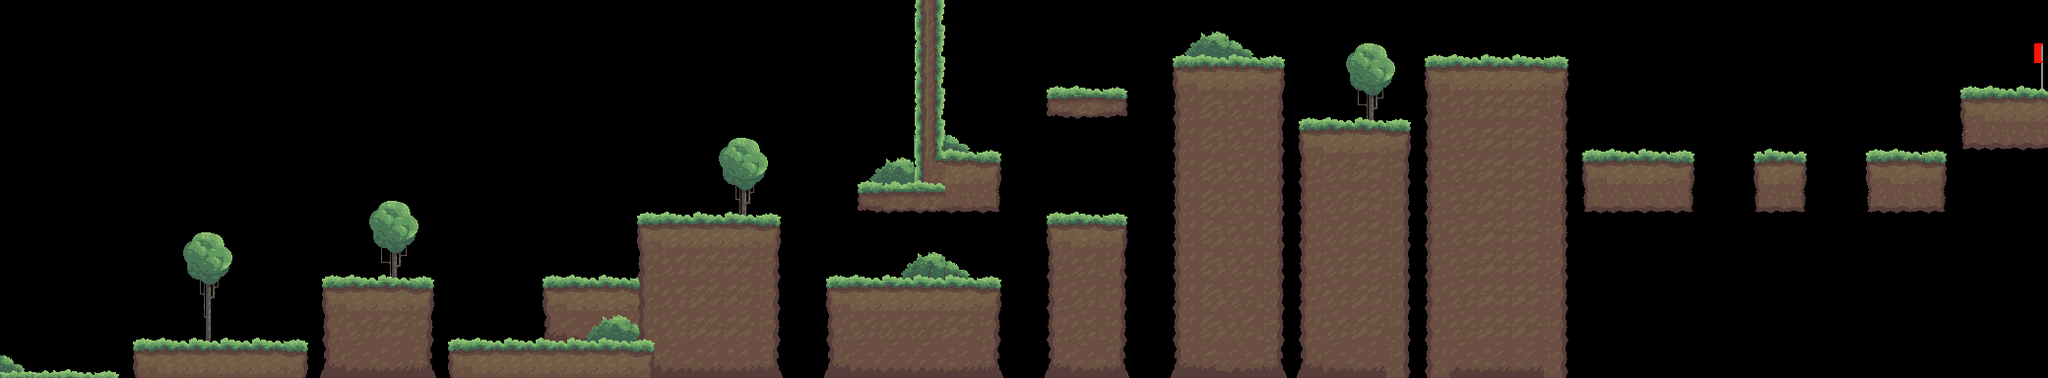

This is a level from a 2D game, rendered from its Tiled map with the project's own tilesets. A one-line summary and the map file follow, with tile-layer data summarised:
An orthogonal 65x12 tile map with 32x32 px tiles, 4 tile layers (Ground 3, Copiar desde Bushes and trees, Ground 2, Ground 1) and 21 objects (17x floor, 2x jumpable, player_start_pos, end).

<map version="1.0" orientation="orthogonal" renderorder="right-down" width="65" height="12" tilewidth="32" tileheight="32" nextobjectid="50">
 <tileset firstgid="1" name="tileset" tilewidth="32" tileheight="32" tilecount="232" columns="29">
  <image source="tileset.png" width="950" height="256" />
  <terraintypes>
   <terrain name="ground" tile="-1" />
   <terrain name="grass" tile="-1" />
  </terraintypes>
  <tile id="10" terrain=",,,0" />
  <tile id="12" terrain=",,0," />
  <tile id="39" terrain=",0,,0" />
  <tile id="41" terrain="0,,0," />
  <tile id="48" terrain=",,,1" />
  <tile id="49" terrain=",,1,1" />
  <tile id="50" terrain=",,1," />
  <tile id="77" terrain=",1,,1" />
  <tile id="78" terrain="1,1,1,1" />
  <tile id="79" terrain="1,,1," />
  <tile id="82" terrain="1,1,1," />
  <tile id="83" terrain="1,1,,1" />
  <tile id="97" terrain=",0,," />
  <tile id="99" terrain="0,,," />
  <tile id="106" terrain=",1,," />
  <tile id="107" terrain="1,1,," />
  <tile id="108" terrain="1,,," />
  <tile id="111" terrain="1,,1,1" />
  <tile id="112" terrain=",1,1,1" />
  <tile id="126" terrain=",,0,0" />
  <tile id="155" terrain="0,0,0,0" />
  <tile id="213" terrain="0,0,," />
 </tileset>
 <imagelayer name="Background">
  <image source="Background.png" width="2080" height="384" />
 </imagelayer>
 <imagelayer name="Clouds">
  <image source="Layer 1 clound anim1.png" width="1500" height="207" />
  <properties>
   <property name="constant_movement" type="bool" value="true" />
   <property name="speed" type="float" value="0.7" />
  </properties>
 </imagelayer>
 <imagelayer name="Mountains (Back)" offsetx="0" offsety="-20">
  <image source="Layer 1 anim1.png" width="1500" height="404" />
  <properties>
   <property name="constant_movement" type="bool" value="false" />
   <property name="speed" type="float" value="0.2" />
  </properties>
 </imagelayer>
 <imagelayer name="Mountains (Front)" offsetx="0" offsety="-20">
  <image source="Layer 3 anim2.png" width="1500" height="404" />
  <properties>
   <property name="constant_movement" type="bool" value="false" />
   <property name="speed" type="float" value="0.4" />
  </properties>
 </imagelayer>
 <layer name="Ground 3" width="65" height="12">
  <data>[780 cells, 12 non-empty, 9 distinct tile ids]</data>
 </layer>
 <layer name="Copiar desde Bushes and trees" width="65" height="12">
  <data>[780 cells, 56 non-empty, 26 distinct tile ids]</data>
 </layer>
 <layer name="Ground 2" width="65" height="12">
  <data>[780 cells, 5 non-empty, 5 distinct tile ids]</data>
 </layer>
 <layer name="Ground 1" width="65" height="12">
  <data>[780 cells, 313 non-empty, 31 distinct tile ids]</data>
 </layer>
 <objectgroup color="#ff0000" name="Collision">
  <object id="15" type="floor" x="1" y="379.727" width="114" height="5.27273" />
  <object id="16" type="floor" x="137" y="347.084" width="171" height="36.9166" />
  <object id="17" type="floor" x="335" y="283.515" width="97" height="99.4849" />
  <object id="18" type="floor" x="461" y="346.667" width="193" height="36.3333" />
  <object id="19" type="jumpable" x="559.333" y="284.083" width="86.6667" height="65.9167" />
  <object id="20" type="jumpable" x="656" y="219.667" width="131" height="31.3333" />
  <object id="21" type="floor" x="845" y="283" width="170.333" height="101" />
  <object id="22" type="floor" x="876.417" y="188" width="82.5833" height="22.3333" />
  <object id="23" type="floor" x="933" y="-1" width="25" height="193" />
  <object id="24" type="floor" x="956" y="156.333" width="54.8333" height="52" />
  <object id="25" type="floor" x="1066" y="219" width="74.3333" height="163" />
  <object id="26" type="floor" x="1070.67" y="91.6667" width="69.3333" height="24.3333" />
  <object id="29" type="floor" x="1192.67" y="59.3333" width="109.667" height="324.667" />
  <object id="30" type="floor" x="1329.67" y="124.833" width="91.3333" height="259.167" />
  <object id="31" type="floor" x="1459" y="60.1667" width="118" height="321.833" />
  <object id="32" type="floor" x="1620" y="155.667" width="92.6667" height="57" />
  <object id="33" type="floor" x="1786" y="155.667" width="43.3333" height="56" />
  <object id="34" type="floor" x="1903.67" y="154.667" width="68.3333" height="56.3333" />
  <object id="35" type="floor" x="2001.67" y="90" width="80.6667" height="58.3333" />
 </objectgroup>
 <objectgroup color="#0000ff" name="Logic">
  <properties>
   <property name="map_length" type="int" value="2112" />
  </properties>
  <object id="40" name="player_start_pos" x="11.75" y="345.875" width="21" height="33" />
  <object id="49" name="end" x="2071.75" y="30.5" width="9.75" height="65" />
 </objectgroup>
</map>